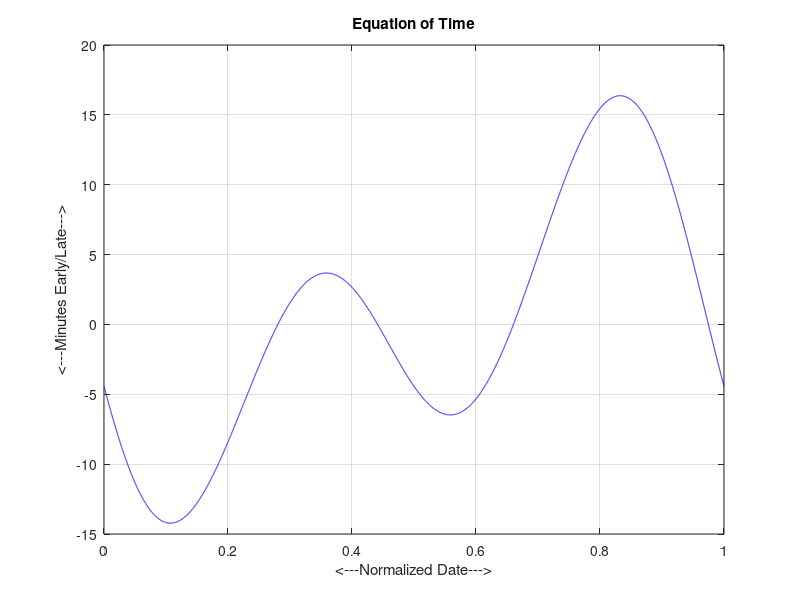
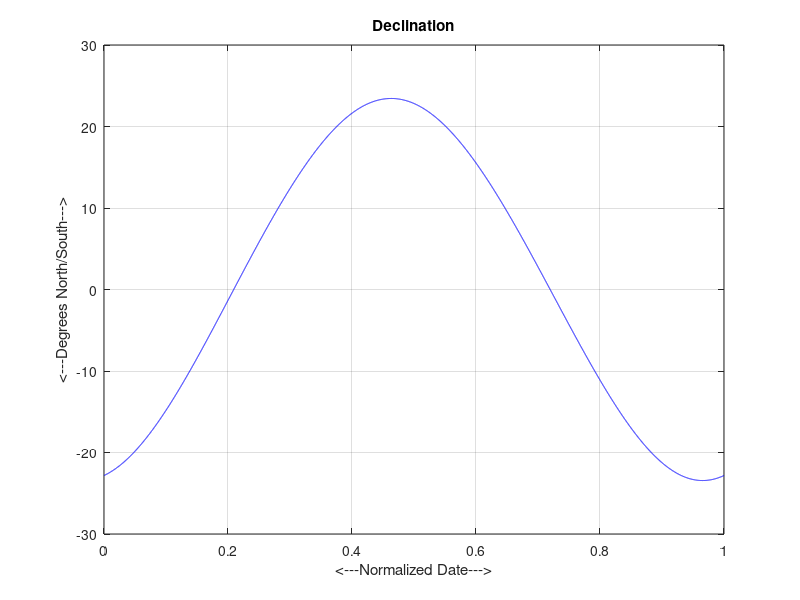
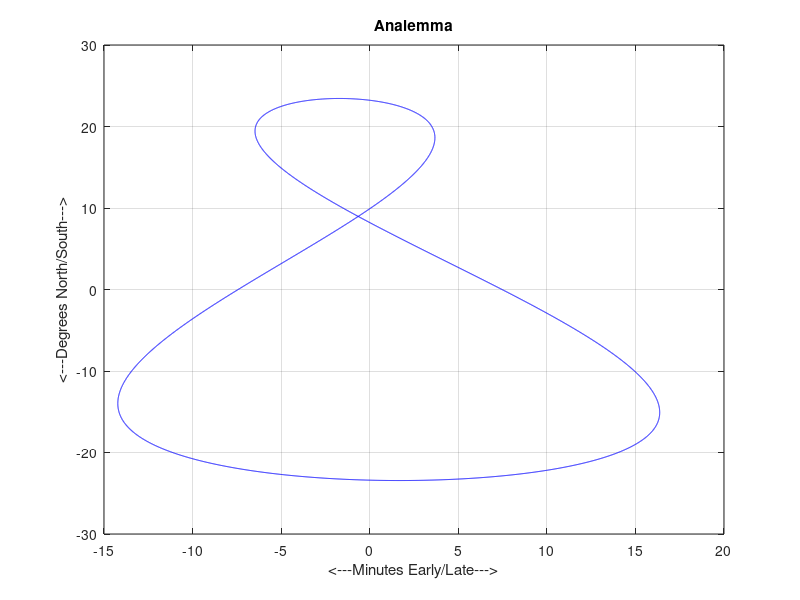

MATLAB code to generate these figures, in order:
function analemma ( ecc, lon, obliq )
  days = 365.242;

  timestamp ( );
  fprintf ( 1, '\n' );
  fprintf ( 1, 'ANALEMMA\n' );
  fprintf ( 1, '  MATLAB version\n' );
  fprintf ( 1, '  Compute and plot the analemma, equation of time, and declination.\n' );
  fprintf ( 1, '  This program is based on a C program by Brian Tung.\n' );
%
%  Set defaults.
%  Internally, longitude and obliquity are in radians.
%
  if ( nargin < 1 )
    ecc = 0.01671;
  elseif ( ischar ( ecc ) )
    ecc = str2num ( ecc );
  end

  if ( nargin < 2 )
    lon = 1.347;
  elseif ( ischar ( lon ) )
    lon = str2num ( lon ) * pi / 180.0;
  else
    lon = lon * pi / 180.0;
  end

  if ( nargin < 3 )
    obliq = 0.4091;
  elseif ( ischar ( obliq ) )
    obliq = str2num ( obliq ) * pi / 180.0;
  else
    obliq = obliq * pi / 180.0;
  end
%
%  Compute the data using vector operations.
%
  n = 10001;

  t01 = zeros ( 1, n );
  eot = zeros ( 1, n );
  dec = zeros ( 1, n );

  i = 1 : n;
  f = ( i - 1 ) / ( n - 1 );
  tau = 2.0 * pi * f;
%
%  Set theta to the current longitude. 
%
  theta = atan2 ( sqrt ( 1.0 - ecc * ecc ) * sin ( tau ), cos ( tau ) - ecc );
%
%  Rotate clockwise in XY plane by theta, corrected by lon.
%
  x1 = cos ( theta - ( lon - pi / 2.0 ) );
  y1 = sin ( theta - ( lon - pi / 2.0 ) );
  z1 = 0.0;
% 
%  Rotate counter-clockwise in XZ plane by obliq.
%
  x2 = cos ( obliq ) * x1 + sin ( obliq ) * z1;
  y2 = y1;
  z2 = - sin ( obliq ) * x1 + cos ( obliq ) * z1;
% 
%  Set t equal to real time from tau and
%  rotate counter-clockwise by t, corrected by lon 
%
  t = tau - ecc * sin ( tau );
  x3 =   cos ( t - ( lon - pi / 2.0 ) ) .* x2 + sin ( t - ( lon - pi / 2.0 ) ) .* y2;
  y3 = - sin ( t - ( lon - pi / 2.0 ) ) .* x2 + cos ( t - ( lon - pi / 2.0 ) ) .* y2;
  z3 = z2;

  t01 = t / 2.0 / pi;
  eot = - atan2 ( y3, x3 ) * 4.0 * 180 / pi * days / ( days + 1.0 );
  dec = asin ( z3 ) * 180.0 / pi;
%
%  Plot the equation of time.
%
  figure ( 1 )
  plot ( t01, eot, 'b-' );  
  grid on
  xlabel ( '<---Normalized Date--->' );
  ylabel ( '<---Minutes Early/Late--->' );
  title ( 'Equation of Time' );
  print ( '-dpng', 'eot.png' );
%
%  Plot the declination.
%
  figure ( 2 )
  plot ( t01, dec, 'b-' );
  grid on
  xlabel ( '<---Normalized Date--->' );
  ylabel ( '<---Degrees North/South--->' );
  title ( 'Declination' );
  print ( '-dpng', 'declination.png' );
%
%  Plot the analemma.
%
  figure ( 3 )
  grid on
  plot ( eot, dec, 'b-' ); 
  grid on
  xlabel ( '<---Minutes Early/Late--->' );
  ylabel ( '<---Degrees North/South--->' );
  title ( 'Analemma' );
  print ( '-dpng', 'analemma.png' );
%
%  Terminate.
%
  fprintf ( 1, '\n' );
  fprintf ( 1, 'ANALEMMA\n' );
  fprintf ( 1, '  Normal end of execution.\n' );
  fprintf ( 1, '\n' );
  timestamp ( );

  return;
end

function timestamp ( )
  t = now;
  c = datevec ( t );
  s = datestr ( c, 0 );
  fprintf ( 1, '%s\n', s );

  return
end
